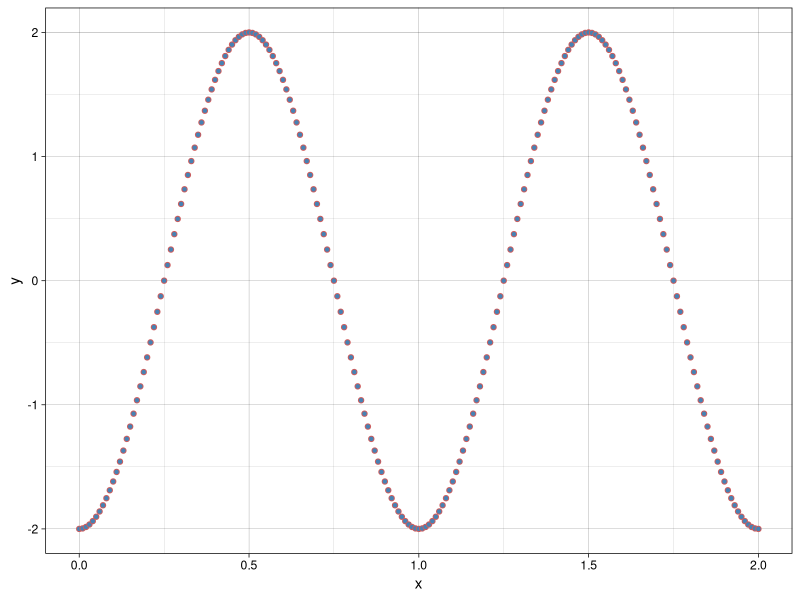

Write R code to recreate this figure.
## ---- chunk 1
#| echo: true
#| warning: false
#| message: false
library(tidyverse)
## ---- chunk 2
6 * 3
## ---- chunk 3
5 + 4
## ---- chunk 4
2 ^ 3
## ---- chunk 5
a <- 2
b <- 7
a + b
## ---- chunk 6
d<-2
d < -2
## ---- chunk 7
mass <- 48
age <- 78
mass <- mass * 2.0 # mass? 
age <- age - 17 # age? m
mass_index <- mass / age # mass_index?
## ---- chunk 8
apples <- c(5.3, 3.8, 4.5)
## ---- chunk 9
apples
## ---- chunk 10
mean(apples)
## ---- chunk 11
sd(apples)
## ---- chunk 12
round(sd(apples), 2)
## ---- chunk 13
ls()
## ---- chunk 14
?mean
## ---- chunk 15
help(mean)
## ---- chunk 16
#| fig-cap: "An easy figure."
#| label: fig-plots
#| column: margin

library(tidyverse)
x <- seq(0, 2, by = 0.01)
y <- 2 * sin(2 * pi * (x - 1/4))
ggplot() +
  geom_point(aes(x = x, y = y), shape = 21, col = "indianred", fill = "steelblue")+
  theme_linedraw()
## ---- chunk 17
installed.packages()[names(sessionInfo()$otherPkgs), "Version"]
